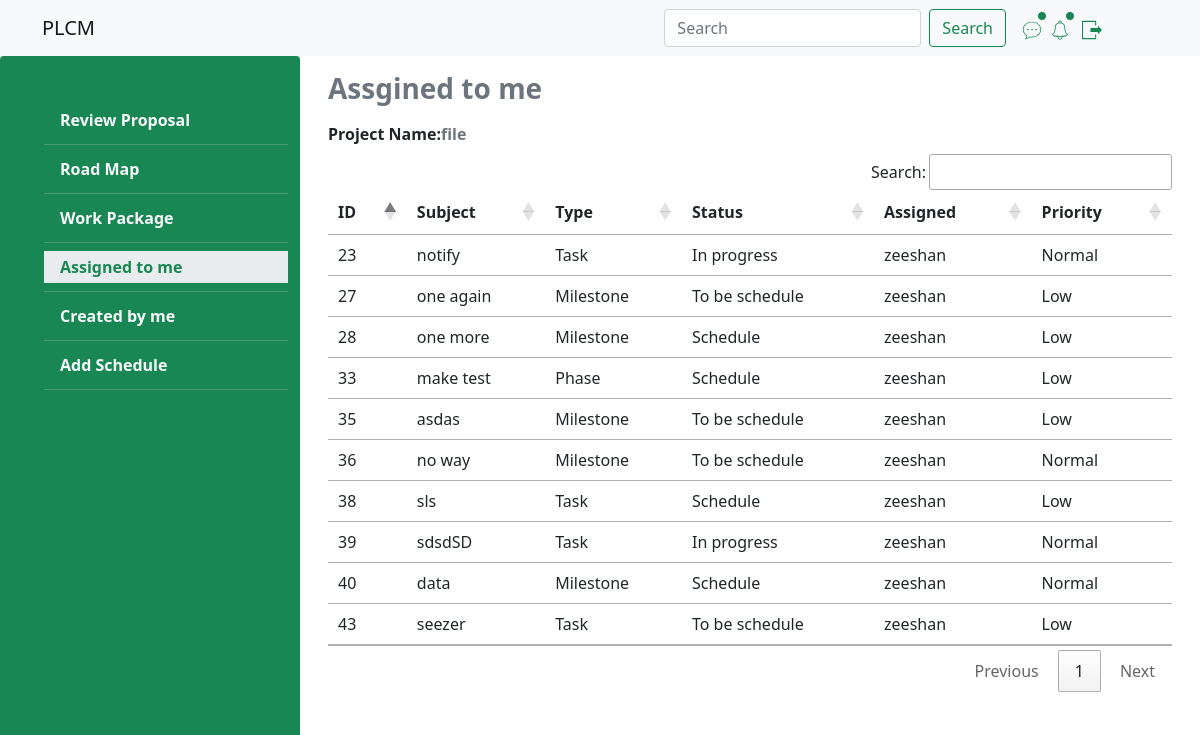
Page /assign_me.php?id=80 (signed in) on the committed database.
### tables this page shows
CREATE TABLE `projects` (
  `p_id` int(11) NOT NULL,
  `p_title` text NOT NULL,
  `p_category` text NOT NULL,
  `p_problem` text NOT NULL,
  `p_description` text NOT NULL,
  `file_path` text NOT NULL,
  `a_id` int(11) NOT NULL
);

CREATE TABLE `module` (
  `mod_id` int(11) NOT NULL,
  `create_id` int(11) NOT NULL,
  `assign_id` int(11) NOT NULL,
  `p_id` int(11) NOT NULL,
  `subject` text NOT NULL,
  `status` text NOT NULL,
  `priority` text NOT NULL,
  `type` text NOT NULL,
  `m_file_path` text DEFAULT NULL,
  `date` timestamp NOT NULL DEFAULT current_timestamp() ON UPDATE current_timestamp()
);

CREATE TABLE `members` (
  `m_id` int(11) NOT NULL,
  `f_name` text NOT NULL,
  `l_name` text NOT NULL,
  `reg_no` text NOT NULL,
  `email` text NOT NULL,
  `password` text NOT NULL,
  `designation` text NOT NULL,
  `speciality` text NOT NULL,
  `img_path` text NOT NULL,
  `date` timestamp NOT NULL DEFAULT current_timestamp() ON UPDATE current_timestamp()
);

### assign_me.php (the view, shortened to what this page needs)
<?php
include_once("connection/connection.php");
$m_id=$_SESSION['id'];
if(isset($_REQUEST['id'])){
  $id=$_REQUEST['id'];
 $query="select * from projects where p_id=".$id;
  $project=mysqli_query($conn,$query);
  $pro=mysqli_fetch_assoc($project);
  $query="select f_name,mod_id,subject,type,status,priority,module.date from module,members where p_id=".$pro['p_id']." and m_id=assign_id and m_id=".$m_id;
  $fetch=mysqli_query($conn,$query);
}
?>
<!doctype html>
<html lang="en">
  <head>
    <link href="https://cdn.jsdelivr.net/npm/bootstrap@5.1.3/dist/css/bootstrap.min.css" rel="stylesheet">
    <link rel='stylesheet' href='css/style.css'>
    <link rel='stylesheet' href='css/style2.css'>
    <link rel="stylesheet" type="text/css" href="//cdn.datatables.net/1.10.21/css/jquery.dataTables.min.css"/>
  </head>
  <body>
  <div class='container-fluid p-0 responsive'>
  <nav class="navbar navbar-expand-md navbar-light bg-light">
  <div class="container">
  <a class="navbar-brand" href="home.php">PLCM</a>
    <div class="collapse navbar-collapse" id="navbarSupportedContent">
      <form class="d-flex me-2">
        <input class="form-control me-2" type="search" placeholder="Search" aria-label="Search">
        <button class="btn btn-outline-success" type="submit">Search</button>
      </form>
      <div class=' d-flex align-items-center justify-md-content-start justify-content-around'>
      <div class='position-relative chat ms-2  d-inline-block d-md-block mt-md-0 mt-2 '>
<span class="position-absolute top-0 start-100 translate-middle p-1 bg-success border border-light rounded-circle">
  </span>
</div>
<div class=" position-relative ms-2   mt-md-0 mt-2 ">
  <span class="position-absolute top-0  start-100 translate-middle p-1 bg-success border border-light rounded-circle">
  </span>
</div>
      <ul class='navbar-nav me-5 ms-1 mt-md-0 mt-2  '>
      <li class="nav-item dropdown">
          <a class="nav-link dropdown-toggle link_logout" href="#" id="navbarDropdown" role="button" data-bs-toggle="dropdown" aria-expanded="false">
          </a>
        </li>
</ul>
</div>
    </div>
  </div>
</nav>
<section class=' bg h-100'>
  <div class='row m-0 align-items-stretch justify-content-start h-100 '>
  <div class='col-md-3 d-none d-md-block  bg-success rounded  '>
  <ul class='menu mt-5'>
            <li><a class="dropdown-item text-light fw-bold " href="detail_project.php?id=<?php echo $id;?>">Review Proposal</a></li>
            <li><hr class="dropdown-divider text-light"></li>
            <li><a class="dropdown-item text-light fw-bold " href="road_map.php?id=<?php echo $id;?>">Road Map</a></li>
              <li><hr class="dropdown-divider text-light"></li>
              <li><a class="dropdown-item text-light fw-bold " href="work_packages.php?id=<?php echo $id;?>">Work Package</a></li>
              <li><hr class="dropdown-divider text-light"></li>
              <li><a class="dropdown-item text-light fw-bold active" href="assign_me.php?id=<?php echo $id;?>">Assigned to me</a></li>
              <li><hr class="dropdown-divider text-light"></li>
              <li><a class="dropdown-item text-light fw-bold" href="created_me.php?id=<?php echo $id;?>">Created by me</a></li>
              <li><hr class="dropdown-divider text-light"></li>
              <li><a class="dropdown-item text-light fw-bold" href="add_schedule.php?id=<?php echo $id;?>">Add Schedule</a></li>
              <li><hr class="dropdown-divider text-light"></li>
</ul>
</div>
<div class='col-md-9 bg-body'>
<div class='row bg-body p-3 h-auto '>
          <div class='col-12 text-muted h3 fw-bold'>
            Assgined to me
          </div>
          <div class='col-12 text-muted  fw-bold mt-2'>
            <span class='text-dark'>Project Name:</span><span><?php echo $pro['p_title']; ?>        </div>
         <div class='col-12'>
         <div class="table-responsive mt-2">
<table id="userTable" class=' table table-hover '>
        <thead>
            <th>ID</th>
            <th>Subject</th>
            <th>Type</th>
            <th>Status</th>
            <th>Assigned</th>
            <th>Priority</th>
        </thead>
        <tbody>
           <?php
           if(mysqli_num_rows($fetch)>0){
           while($fet=mysqli_fetch_assoc($fetch)){?>
           <tr>
             <td><?php echo $fet['mod_id'];?></td>
             <td><?php echo $fet['subject'];?></td>
             <td><?php echo $fet['type'];?></td>
             <td><?php echo $fet['status'];?></td>
             <td><?php echo $fet['f_name'];?></td>
             <td><?php echo $fet['priority'];?></td>
           </tr>
           <?php }} ?>
        </tbody>
    </table>
                </div>
  </div>
   </div>
</div>
</div>
</section>
</div>
</body>
</html>

### css/style2.css (style rules this page uses)
.row , .col-md-5,.col-md-7 { height:100%; display:flex; justify-content: center; align-items: center; }
.bg { background-color:#e9ecef; }
.active { background-color:#198754!important; }
.menu { list-style:none; position:sticky; left:0px; top:0px; }
.responsive { height:100vh; background-color:#e9ecef; }
.link_logout::after { display:none; }
.active { background-color:#e9ecef!important; color:#198754!important; }

### rows in the picture
projects: p_title "file"
module: mod_id "23", subject "notify", type "Task", status "In progress", members.f_name "zeeshan", priority "Normal"
module: mod_id "27", subject "one again", type "Milestone", status "To be schedule", members.f_name "zeeshan", priority "Low"
module: mod_id "28", subject "one more", type "Milestone", status "Schedule", members.f_name "zeeshan", priority "Low"
module: mod_id "33", subject "make test", type "Phase", status "Schedule", members.f_name "zeeshan", priority "Low"
module: mod_id "35", subject "asdas", type "Milestone", status "To be schedule", members.f_name "zeeshan", priority "Low"
module: mod_id "36", subject "no way", type "Milestone", status "To be schedule", members.f_name "zeeshan", priority "Normal"
module: mod_id "38", subject "sls", type "Task", status "Schedule", members.f_name "zeeshan", priority "Low"
module: mod_id "39", subject "sdsdSD", type "Task", status "In progress", members.f_name "zeeshan", priority "Normal"
module: mod_id "40", subject "data", type "Milestone", status "Schedule", members.f_name "zeeshan", priority "Normal"
module: mod_id "43", subject "seezer", type "Task", status "To be schedule", members.f_name "zeeshan", priority "Low"
